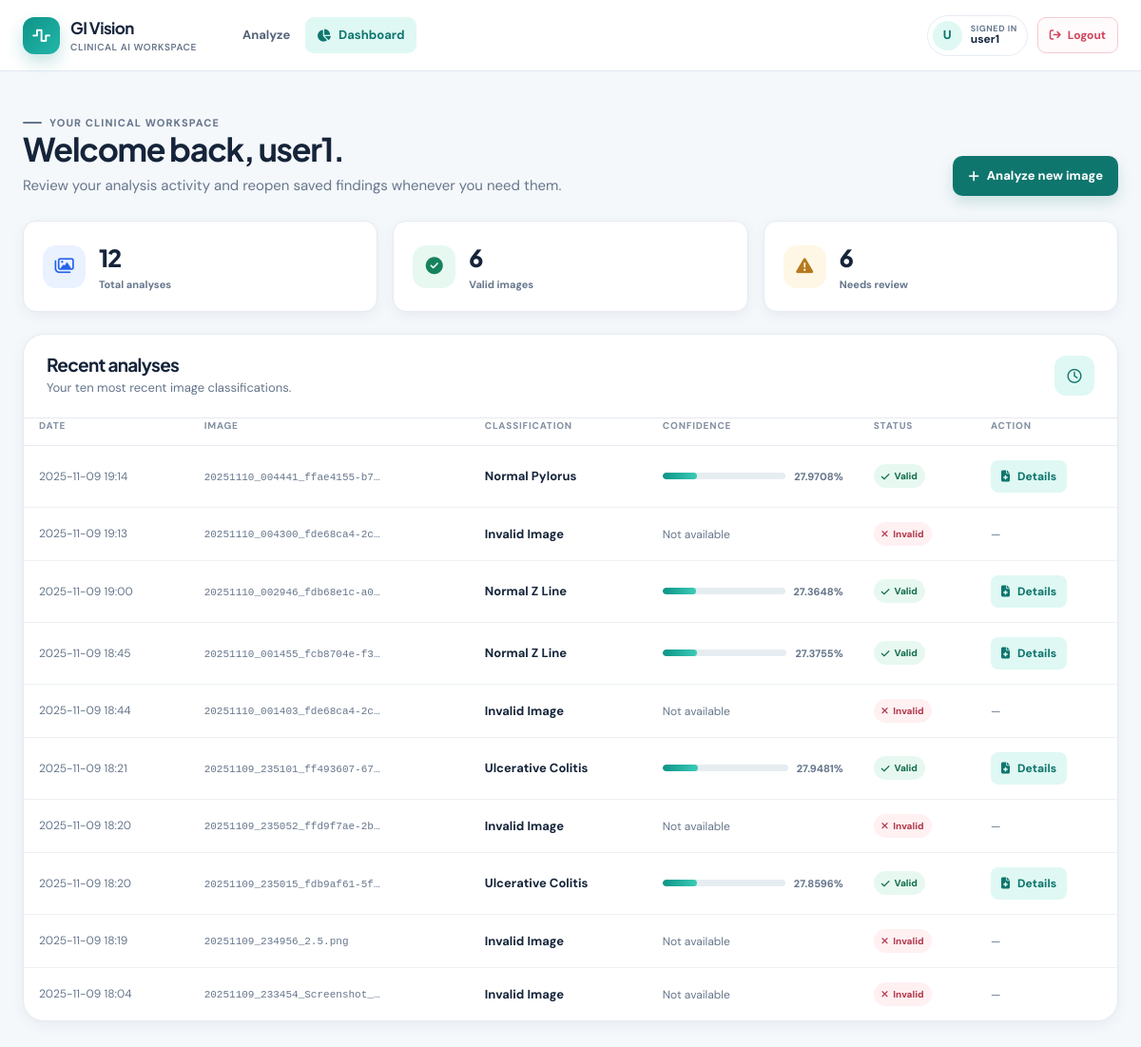
/dashboard (signed in), run on the app's committed database.
### tables this page shows
CREATE TABLE predictions (
            id INTEGER PRIMARY KEY AUTOINCREMENT,
            user_id INTEGER,
            filename TEXT,
            prediction TEXT,
            confidence REAL,
            is_valid_image INTEGER DEFAULT 1,
            created_at TIMESTAMP DEFAULT CURRENT_TIMESTAMP,
            FOREIGN KEY (user_id) REFERENCES users (id)
        );

### app.py (the view)
@app.route('/dashboard')
@login_required
def dashboard():
    try:
        conn = sqlite3.connect('users.db')
        conn.row_factory = sqlite3.Row
        cursor = conn.cursor()
        predictions = cursor.execute(
            'SELECT * FROM predictions WHERE user_id = ? ORDER BY created_at DESC LIMIT 10',
            (session['user_id'],)
        ).fetchall()
        predictions = [dict(prediction) for prediction in predictions]
        for prediction in predictions:
            prediction['confidence'] = normalize_confidence(prediction['confidence'])
        total_predictions = cursor.execute(
            'SELECT COUNT(*) FROM predictions WHERE user_id = ?',
            (session['user_id'],)
        ).fetchone()[0]
        valid_predictions = cursor.execute(
            'SELECT COUNT(*) FROM predictions WHERE user_id = ? AND is_valid_image = 1',
            (session['user_id'],)
        ).fetchone()[0]
        conn.close()
        print(f"Dashboard - User ID: {session.get('user_id')}")
        print(f"Dashboard - Total Predictions: {total_predictions}")
        print(f"Dashboard - Valid Predictions: {valid_predictions}")
        print(f"Dashboard - Predictions Found: {len(predictions) if predictions else 0}")
        return render_template('dashboard.html',
                               predictions=predictions,
                               total_predictions=total_predictions,
                               valid_predictions=valid_predictions)
    except Exception as e:
        print(f"Dashboard error: {e}")
        flash('Error loading dashboard.', 'danger')
        return redirect(url_for('upload_file'))

### app.py (called while the page is built, shortened)
def normalize_confidence(value):
    try:
        confidence = float(value)
    except (TypeError, ValueError):
        return 0.0
    return confidence if np.isfinite(confidence) else 0.0

@app.before_request
def invalidate_previous_server_sessions():
    if (
        session.get('user_id') is not None
        and session.get('server_session_id') != SERVER_SESSION_ID
    ):
        session.clear()

def login_required(f):
    @wraps(f)
    def decorated_function(*args, **kwargs):
        if 'user_id' not in session:
            flash('Please log in to access this page.', 'warning')
            return redirect(url_for('login'))
        return f(*args, **kwargs)
    return decorated_function

### templates/dashboard.html (shortened to what this page needs)
{% extends "base.html" %}
{% set nav_active = 'dashboard' %}
{% block content %}
<div class="page-heading">
    <div>
        <p class="eyebrow"><span></span> Your clinical workspace</p>
        <h1>Welcome back, {{ session.get('username', 'Clinician') }}.</h1>
        <p>Review your analysis activity and reopen saved findings whenever you need them.</p>
    </div>
    <a class="button" href="{{ url_for('upload_file') }}"><i class="fa-solid fa-plus"></i> Analyze new image</a>
</div>
<section class="stat-grid" aria-label="Analysis summary">
    <article class="stat-card"><span class="stat-card__icon"><i class="fa-regular fa-images"></i></span><span><strong class="stat-card__value">{{ total_predictions or 0 }}</strong><small class="stat-card__label">Total analyses</small></span></article>
    <article class="stat-card"><span class="stat-card__icon"><i class="fa-solid fa-circle-check"></i></span><span><strong class="stat-card__value">{{ valid_predictions or 0 }}</strong><small class="stat-card__label">Valid images</small></span></article>
    <article class="stat-card"><span class="stat-card__icon"><i class="fa-solid fa-triangle-exclamation"></i></span><span><strong class="stat-card__value">{{ (total_predictions or 0) - (valid_predictions or 0) }}</strong><small class="stat-card__label">Needs review</small></span></article>
</section>
<section class="panel panel--flush">
    <div class="panel__head">
        <div class="section-heading" style="margin: 0;">
            <div><h2>Recent analyses</h2><p>Your ten most recent image classifications.</p></div>
        </div>
        <span class="icon-box"><i class="fa-regular fa-clock"></i></span>
    </div>
    <div class="panel__body">
        {% if predictions %}
        <div class="table-wrap">
            <table class="data-table">
                <thead><tr><th>Date</th><th>Image</th><th>Classification</th><th>Confidence</th><th>Status</th><th>Action</th></tr></thead>
                <tbody>
                    {% for pred in predictions %}
                    <tr>
                        <td class="cell-muted">{{ pred['created_at'][:16] }}</td>
                        <td><span class="file-name" title="{{ pred['filename'] }}">{{ pred['filename'] }}</span></td>
                        <td class="cell-main">{{ pred['prediction'].replace('-', ' ').title() }}</td>
                        <td>
                            {% if pred['is_valid_image'] == 1 %}
                            <div class="confidence"><span class="confidence__track"><span class="confidence__bar" style="width: {{ "%.4f"|format(pred['confidence'] * 100) }}%;"></span></span><small>{{ "%.4f"|format(pred['confidence'] * 100) }}%</small></div>
                            {% else %}<span class="cell-muted">Not available</span>{% endif %}
                        </td>
                        <td>{% if pred['is_valid_image'] == 1 %}<span class="badge badge--valid"><i class="fa-solid fa-check"></i> Valid</span>{% else %}<span class="badge badge--invalid"><i class="fa-solid fa-xmark"></i> Invalid</span>{% endif %}</td>
                        <td>{% if pred['is_valid_image'] == 1 %}<a class="button--secondary button--small" href="{{ url_for('analysis_details', analysis_id=pred['id']) }}"><i class="fa-solid fa-file-medical"></i> Details</a>{% else %}<span class="cell-muted">—</span>{% endif %}</td>
                    </tr>
                    {% endfor %}
                </tbody>
            </table>
        </div>
        {% endif %}
    </div>
</section>
{% endblock %}

### templates/base.html (shortened to what this page needs)
<!DOCTYPE html>
<html lang="en">
<head>
    <link rel="stylesheet" href="https://cdnjs.cloudflare.com/ajax/libs/font-awesome/6.5.2/css/all.min.css">
    <link rel="stylesheet" href="{{ url_for('static', filename='css/app.css') }}">
</head>
<body class="app-shell">
    <header class="site-header">
        <div class="site-header__inner">
            <a class="brand" href="{{ url_for('upload_file') }}" aria-label="GI Vision AI home">
                <span class="brand__mark"><i class="fa-solid fa-wave-square"></i></span>
                <span>
                    <strong>GI Vision</strong>
                    <small>Clinical AI workspace</small>
                </span>
            </a>
            <nav class="primary-nav" id="primary-nav" aria-label="Primary navigation">
                <a class="nav-link {% if nav_active == 'upload' %}is-active{% endif %}" href="{{ url_for('upload_file') }}">
                    <span>Analyze</span>
                </a>
                <a class="nav-link {% if nav_active == 'dashboard' %}is-active{% endif %}" href="{{ url_for('dashboard') }}">
                    <i class="fa-solid fa-chart-pie"></i><span>Dashboard</span>
                </a>
            </nav>
            <div class="header-actions">
                <div class="user-chip" title="Signed in as {{ session.get('username', 'User') }}">
                    <span class="user-chip__avatar">{{ session.get('username', 'U')[0]|upper }}</span>
                    <span class="user-chip__text">
                        <small>Signed in</small>
                        <strong>{{ session.get('username', 'User') }}</strong>
                    </span>
                </div>
                <a class="logout-button" href="{{ url_for('logout') }}"><i class="fa-solid fa-arrow-right-from-bracket"></i><span>Logout</span></a>
            </div>
        </div>
    </header>
    <main class="page-content">
        {% block content %}{% endblock %}
    </main>
</body>
</html>

### data on the page
predictions: created_at "2025-11-09 19:14", filename "20251110_004441_ffae4155-b7…", prediction.replace "Normal Pylorus", pred['confidence']*100 "27.9708", is_valid_image 1 (drawn)
predictions: created_at "2025-11-09 19:13", filename "20251110_004300_fde68ca4-2c…", prediction.replace "Invalid Image", is_valid_image "Not available"
predictions: created_at "2025-11-09 19:00", filename "20251110_002946_fdb68e1c-a0…", prediction.replace "Normal Z Line", pred['confidence']*100 "27.3648", is_valid_image 1 (drawn)
predictions: created_at "2025-11-09 18:45", filename "20251110_001455_fcb8704e-f3…", prediction.replace "Normal Z Line", pred['confidence']*100 "27.3755", is_valid_image 1 (drawn)
predictions: created_at "2025-11-09 18:44", filename "20251110_001403_fde68ca4-2c…", prediction.replace "Invalid Image", is_valid_image "Not available"
predictions: created_at "2025-11-09 18:21", filename "20251109_235101_ff493607-67…", prediction.replace "Ulcerative Colitis", pred['confidence']*100 "27.9481", is_valid_image 1 (drawn)
predictions: created_at "2025-11-09 18:20", filename "20251109_235052_ffd9f7ae-2b…", prediction.replace "Invalid Image", is_valid_image "Not available"
predictions: created_at "2025-11-09 18:20", filename "20251109_235015_fdb9af61-5f…", prediction.replace "Ulcerative Colitis", pred['confidence']*100 "27.8596", is_valid_image 1 (drawn)
predictions: created_at "2025-11-09 18:19", filename "20251109_234956_2.5.png", prediction.replace "Invalid Image", is_valid_image "Not available"
predictions: created_at "2025-11-09 18:04", filename "20251109_233454_Screenshot_…", prediction.replace "Invalid Image", is_valid_image "Not available"

### other printed values
{{ session.get('username', 'U')[0]|upper }} "U"
{{ session.get('username', 'User') }} "user1"
{{ session.get('username', 'Clinician') }} "user1"
{{ total_predictions or 0 }} "12"
{{ valid_predictions or 0 }} "6"
{{ (total_predictions or 0) - (valid_predictions or 0) }} "6"
